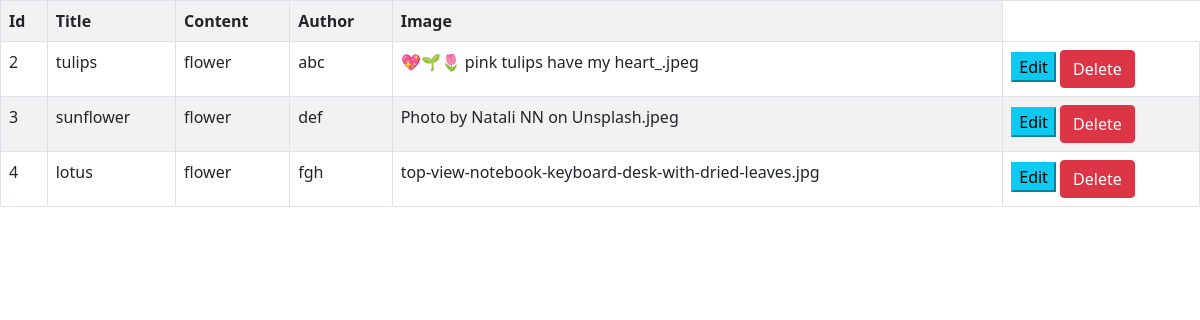
Page /list on the committed database.
### app1/models.py (models this page shows)
class Blog(models.Model):
    title=models.CharField(max_length=100)
    content=models.CharField(max_length=100)
    author=models.CharField(max_length=100)
    date_created=models.DateField(auto_now_add=True)
    image=models.ImageField(upload_to='profile')

### app1/views.py (the view)
# urls.py: path('list',views.ListBlog.as_view(),name='list_view'),
class ListBlog(View):
    def get(self,request,*args,**kwargs):
        data=Blog.objects.all()
        return render(request,'listblog.html',{'data':data})

### app1/templates/listblog.html (shortened to what this page needs)
<!DOCTYPE html>
<html lang="en">
  <head>
    <link
      rel="stylesheet"
      href="https://cdnjs.cloudflare.com/ajax/libs/twitter-bootstrap/5.0.0-beta1/css/bootstrap.min.css"
    />
    <link
      rel="stylesheet"
      href="https://cdnjs.cloudflare.com/ajax/libs/font-awesome/5.15.2/css/all.min.css"
    />
  </head>
  <body>
    <table class="table table-bordered table-striped ">
        <tr>
            <th>Id</th>
            <th>Title</th>
            <th>Content</th>
            <th>Author</th>
            <th>Image</th>
        </tr>
        {% for i in data %}
        <tr>
            <td>{{i.id}}</td>
            <td>{{i.title}}</td>
            <td>{{i.content}}</td>
            <td>{{i.author}}</td>
            <td>{{i.image}}</td>
            <td>
                <a href="{% url 'edit_view' i.id %}"><button class="bth btn-info ">Edit</button></a>
                <a href="{% url 'delete_view' i.id %}"><button class="btn btn-danger ">Delete</button></a>
            </td>
        </tr>
        {% endfor %}
    </table>
  </body>
</html>

### rows in the picture
Blog: id "2", title "tulips", content "flower", author "abc", image "💖🌱🌷 pink tulips have my heart_.jpeg"
Blog: id "3", title "sunflower", content "flower", author "def", image "Photo by Natali NN on Unsplash.jpeg"
Blog: id "4", title "lotus", content "flower", author "fgh", image "top-view-notebook-keyboard-desk-with-dried-leaves.jpg"
